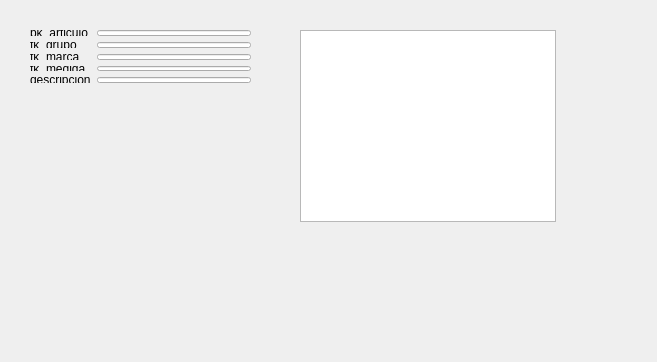
<?xml version="1.0" encoding="UTF-8"?>
<ui version="4.0">
<class>ui_search_articulo</class>
<widget class="QWidget" name="ui_search_articulo">
  <property name="geometry">
   <rect>
    <x>0</x>
    <y>0</y>
    <width>657</width>
    <height>362</height>
   </rect>
  </property>
  <property name="windowTitle">
   <string>SearchForm</string>
  </property>
  <widget class="QWidget" name="gridLayoutWidget">
   <property name="geometry">
    <rect>
     <x>30</x>
     <y>30</y>
     <width>221</width>
     <height>53</height>
    </rect>
   </property>
   <layout class="QGridLayout" name="gridLayout">
<item row="1" column ="0">
<widget class="QLabel" name="l_pk_articulo">
<property name="text">
<string>pk_articulo</string>
</property>
</widget>
</item>
<item row="1" column="1">
<widget class="LineEdit" name="le_pk_articulo"/>
</item>
<item row="2" column ="0">
<widget class="QLabel" name="l_fk_grupo">
<property name="text">
<string>fk_grupo</string>
</property>
</widget>
</item>
<item row="2" column="1">
<widget class="LineEdit" name="le_fk_grupo"/>
</item>
<item row="3" column ="0">
<widget class="QLabel" name="l_fk_marca">
<property name="text">
<string>fk_marca</string>
</property>
</widget>
</item>
<item row="3" column="1">
<widget class="LineEdit" name="le_fk_marca"/>
</item>
<item row="4" column ="0">
<widget class="QLabel" name="l_fk_medida">
<property name="text">
<string>fk_medida</string>
</property>
</widget>
</item>
<item row="4" column="1">
<widget class="LineEdit" name="le_fk_medida"/>
</item>
<item row="5" column ="0">
<widget class="QLabel" name="l_descripcion">
<property name="text">
<string>descripcion</string>
</property>
</widget>
</item>
<item row="5" column="1">
<widget class="LineEdit" name="le_descripcion"/>
</item>
  </layout>
  </widget>
  <widget class="QTableView" name="tableView">
   <property name="geometry">
    <rect>
     <x>300</x>
     <y>30</y>
     <width>256</width>
     <height>192</height>
    </rect>
   </property>
  </widget>
 </widget>
 <customwidgets>
  <customwidget>
   <class>LineEdit</class>
   <extends>QLineEdit</extends>
   <header>lineedit.h</header>
  </customwidget>
 </customwidgets>
 <resources/>
 <connections/>
</ui>
